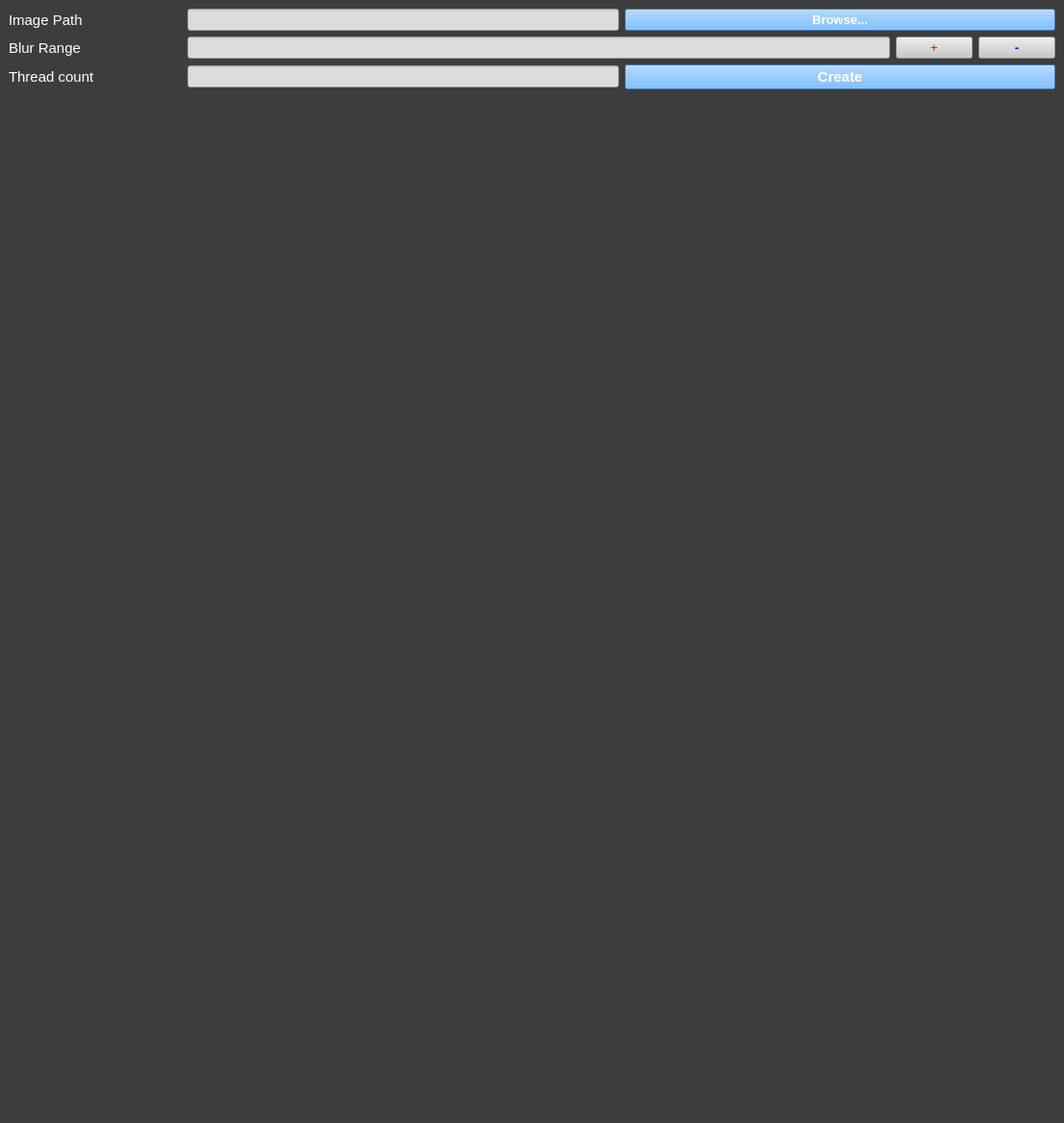
<?xml version="1.0" encoding="UTF-8"?>
<ui version="4.0">
 <class>ImageBlur</class>
 <widget class="QMainWindow" name="ImageBlur">
  <property name="geometry">
   <rect>
    <x>0</x>
    <y>0</y>
    <width>1107</width>
    <height>1168</height>
   </rect>
  </property>
  <property name="windowTitle">
   <string>ImageBlur</string>
  </property>
  <property name="styleSheet">
   <string notr="true">background-color: rgb(61, 61, 61);</string>
  </property>
  <widget class="QWidget" name="centralwidget">
   <layout class="QVBoxLayout" name="verticalLayout">
    <item>
     <layout class="QHBoxLayout" name="horizontalLayout" stretch="0,1,1">
      <item>
       <widget class="QLabel" name="label_2">
        <property name="minimumSize">
         <size>
          <width>180</width>
          <height>0</height>
         </size>
        </property>
        <property name="font">
         <font>
          <pointsize>11</pointsize>
         </font>
        </property>
        <property name="styleSheet">
         <string notr="true">color: rgb(255, 255, 255);</string>
        </property>
        <property name="text">
         <string>Image Path</string>
        </property>
        <property name="margin">
         <number>5</number>
        </property>
       </widget>
      </item>
      <item>
       <widget class="QLineEdit" name="txtPath">
        <property name="minimumSize">
         <size>
          <width>10</width>
          <height>0</height>
         </size>
        </property>
        <property name="font">
         <font>
          <pointsize>10</pointsize>
         </font>
        </property>
        <property name="mouseTracking">
         <bool>false</bool>
        </property>
        <property name="styleSheet">
         <string notr="true">background-color: rgb(220, 220, 220);</string>
        </property>
       </widget>
      </item>
      <item>
       <widget class="QPushButton" name="pushButton">
        <property name="minimumSize">
         <size>
          <width>0</width>
          <height>0</height>
         </size>
        </property>
        <property name="font">
         <font>
          <pointsize>10</pointsize>
          <bold>true</bold>
         </font>
        </property>
        <property name="mouseTracking">
         <bool>true</bool>
        </property>
        <property name="styleSheet">
         <string notr="true">background-color: rgb(85, 170, 255);
selection-color: rgb(0, 85, 255);
selection-background-color: rgb(0, 170, 255);
color: rgb(255, 255, 255);</string>
        </property>
        <property name="text">
         <string>Browse...</string>
        </property>
       </widget>
      </item>
     </layout>
    </item>
    <item>
     <layout class="QHBoxLayout" name="horizontalLayout_3" stretch="0,1,0,0">
      <item>
       <widget class="QLabel" name="setRange">
        <property name="minimumSize">
         <size>
          <width>180</width>
          <height>0</height>
         </size>
        </property>
        <property name="font">
         <font>
          <pointsize>11</pointsize>
         </font>
        </property>
        <property name="styleSheet">
         <string notr="true">color: rgb(255, 255, 255);</string>
        </property>
        <property name="text">
         <string>Blur Range</string>
        </property>
       </widget>
      </item>
      <item>
       <widget class="QLineEdit" name="setTxtRange">
        <property name="font">
         <font>
          <pointsize>10</pointsize>
         </font>
        </property>
        <property name="mouseTracking">
         <bool>false</bool>
        </property>
        <property name="styleSheet">
         <string notr="true">background-color: rgb(220, 220, 220);

</string>
        </property>
       </widget>
      </item>
      <item>
       <widget class="QPushButton" name="btnAdd">
        <property name="font">
         <font>
          <pointsize>10</pointsize>
         </font>
        </property>
        <property name="mouseTracking">
         <bool>true</bool>
        </property>
        <property name="styleSheet">
         <string notr="true">background-color: rgb(200, 200, 200);
color: rgb(255, 0, 0);</string>
        </property>
        <property name="text">
         <string>+</string>
        </property>
       </widget>
      </item>
      <item>
       <widget class="QPushButton" name="btnSub">
        <property name="font">
         <font>
          <pointsize>10</pointsize>
          <bold>true</bold>
         </font>
        </property>
        <property name="mouseTracking">
         <bool>true</bool>
        </property>
        <property name="styleSheet">
         <string notr="true">background-color: rgb(200, 200, 200);
color: rgb(0, 0, 255);</string>
        </property>
        <property name="text">
         <string>-</string>
        </property>
       </widget>
      </item>
     </layout>
    </item>
    <item>
     <layout class="QHBoxLayout" name="horizontalLayout_2" stretch="0,1,1">
      <item>
       <widget class="QLabel" name="setThread">
        <property name="minimumSize">
         <size>
          <width>180</width>
          <height>0</height>
         </size>
        </property>
        <property name="font">
         <font>
          <pointsize>11</pointsize>
         </font>
        </property>
        <property name="styleSheet">
         <string notr="true">color: rgb(255, 255, 255);</string>
        </property>
        <property name="text">
         <string>Thread count</string>
        </property>
       </widget>
      </item>
      <item>
       <widget class="QLineEdit" name="setTxtThread">
        <property name="font">
         <font>
          <pointsize>10</pointsize>
         </font>
        </property>
        <property name="mouseTracking">
         <bool>false</bool>
        </property>
        <property name="styleSheet">
         <string notr="true">background-color: rgb(220, 220, 220);</string>
        </property>
       </widget>
      </item>
      <item>
       <widget class="QPushButton" name="btnBlur">
        <property name="font">
         <font>
          <pointsize>11</pointsize>
          <bold>true</bold>
         </font>
        </property>
        <property name="mouseTracking">
         <bool>true</bool>
        </property>
        <property name="styleSheet">
         <string notr="true">background-color: rgb(85, 170, 255);
selection-background-color: rgb(0, 170, 255);
color: rgb(255, 255, 255);
alternate-background-color: rgb(0, 170, 255);</string>
        </property>
        <property name="text">
         <string>Create</string>
        </property>
       </widget>
      </item>
     </layout>
    </item>
    <item>
     <widget class="QLabel" name="label">
      <property name="sizePolicy">
       <sizepolicy hsizetype="Expanding" vsizetype="Expanding">
        <horstretch>0</horstretch>
        <verstretch>0</verstretch>
       </sizepolicy>
      </property>
      <property name="locale">
       <locale language="English" country="UnitedStates"/>
      </property>
      <property name="text">
       <string/>
      </property>
     </widget>
    </item>
   </layout>
  </widget>
  <widget class="QMenuBar" name="menubar">
   <property name="geometry">
    <rect>
     <x>0</x>
     <y>0</y>
     <width>1107</width>
     <height>25</height>
    </rect>
   </property>
  </widget>
  <widget class="QStatusBar" name="statusbar"/>
 </widget>
 <resources/>
 <connections/>
</ui>
